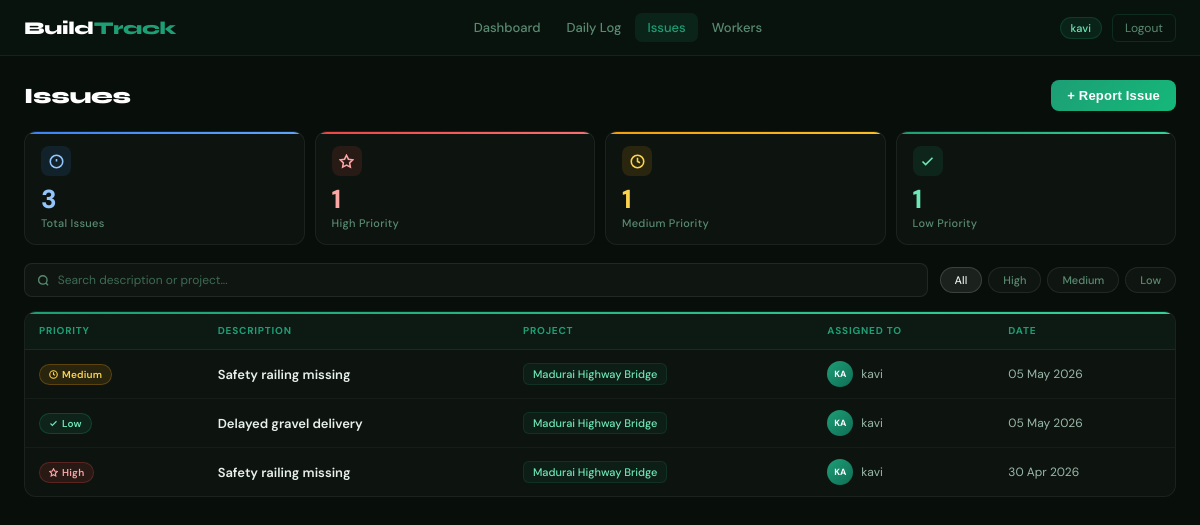
The page /issues/ (signed in) on the database its author committed.
### tracker/models.py (models this page shows, shortened)
class Issue(models.Model):
    PRIORITY=[('high','High'),('medium','Medium'),('low','Low')]
    project=models.ForeignKey(Project,on_delete=models.CASCADE)
    description=models.TextField()
    priority=models.CharField(max_length=20,choices=PRIORITY)
    assigned_to=models.CharField(max_length=100,blank=True)
    reported_by=models.ForeignKey(User,on_delete=models.SET_NULL,null=True)
    created_at=models.DateTimeField(auto_now_add=True)

class Project(models.Model):
    STATUS=[('ongoing','Ongoing'),('delayed','Delayed'),('ontrack','On Track')]
    name=models.CharField(max_length=100)
    status=models.CharField(max_length=20,choices=STATUS)
    deadline=models.CharField(max_length=50)
    completion=models.IntegerField(default=0)
    workers_count=models.IntegerField(default=0)
    created_at=models.DateTimeField(auto_now_add=True)

### tracker/views.py (the view, shortened to what this page needs)
# urls.py: path('issues/', views.issues, name='issues'),
def issues(request):
    if not request.user.is_authenticated:
        return redirect('/login/')
    user = request.user
    is_admin = user.is_superuser
    is_supervisor = user.groups.filter(name='Supervisor').exists()
    is_worker = user.groups.filter(name='Worker').exists()
    if is_admin:
        all_issues = Issue.objects.all().order_by('-created_at')
        projects = Project.objects.all()
    elif is_supervisor:
        worker_profile = Worker.objects.filter(user=user).first()
        if worker_profile and worker_profile.project:
            all_issues = Issue.objects.filter(project=worker_profile.project).order_by('-created_at')
            projects = Project.objects.all()
    elif is_worker:
        worker_profile = Worker.objects.filter(user=user).first()
        if worker_profile and worker_profile.project:
            all_issues = Issue.objects.filter(project=worker_profile.project).order_by('-created_at')
            projects = Project.objects.all()
    return render(request, 'tracker/issues.html', {
        'issues': all_issues,
        'projects': projects,
        'is_admin': is_admin,
        'is_supervisor': is_supervisor,
        'is_worker': is_worker,
        'issues_high':   all_issues.filter(priority='high').count(),    # ← ADD
        'issues_medium': all_issues.filter(priority='medium').count(),  # ← ADD
        'issues_low':    all_issues.filter(priority='low').count(),     # ← ADD
    })

### tracker/templates/tracker/issues.html (shortened to what this page needs)
{% extends 'tracker/base.html' %}
{% block content %}
<div class="page-header">
  <div class="page-title" style="margin:0;">Issues</div>
  <button class="btn-primary" onclick="document.getElementById('issue-modal').style.display='flex'">+ Report Issue</button>
</div>
<div class="log-stats">
  <div class="log-stat-card lsc1">
    <div class="lsc-icon">
      <svg width="15" height="15" viewBox="0 0 24 24" fill="none" stroke="currentColor" stroke-width="2.5"><circle cx="12" cy="12" r="10"/><line x1="12" y1="8" x2="12" y2="12"/><line x1="12" y1="16" x2="12.01" y2="16"/></svg>
    </div>
    <div class="lsc-value">{{ issues.count }}</div>
    <div class="lsc-label">Total Issues</div>
  </div>
  <div class="log-stat-card lsc4">
    <div class="lsc-icon">
      <svg width="15" height="15" viewBox="0 0 24 24" fill="none" stroke="currentColor" stroke-width="2.5"><polygon points="12 2 15.09 8.26 22 9.27 17 14.14 18.18 21.02 12 17.77 5.82 21.02 7 14.14 2 9.27 8.91 8.26 12 2"/></svg>
    </div>
    <div class="lsc-value">{{ issues_high }}</div>
    <div class="lsc-label">High Priority</div>
  </div>
  <div class="log-stat-card lsc3">
    <div class="lsc-icon">
      <svg width="15" height="15" viewBox="0 0 24 24" fill="none" stroke="currentColor" stroke-width="2.5"><circle cx="12" cy="12" r="10"/><polyline points="12 6 12 12 16 14"/></svg>
    </div>
    <div class="lsc-value">{{ issues_medium }}</div>
    <div class="lsc-label">Medium Priority</div>
  </div>
  <div class="log-stat-card lsc2">
    <div class="lsc-icon">
      <svg width="15" height="15" viewBox="0 0 24 24" fill="none" stroke="currentColor" stroke-width="2.5"><polyline points="20 6 9 17 4 12"/></svg>
    </div>
    <div class="lsc-value">{{ issues_low }}</div>
    <div class="lsc-label">Low Priority</div>
  </div>
</div>
<div class="filter-bar">
  <div class="filter-search">
    <svg width="13" height="13" viewBox="0 0 24 24" fill="none" stroke="currentColor" stroke-width="2.5"><circle cx="11" cy="11" r="8"/><line x1="21" y1="21" x2="16.65" y2="16.65"/></svg>
    <input type="text" id="issueSearch" placeholder="Search description or project..." oninput="filterIssues()"/>
  </div>
  <div class="filter-pills">
    <button class="fpill active" onclick="setIssueFilter('all', this)">All</button>
    <button class="fpill fpill-red" onclick="setIssueFilter('high', this)">High</button>
    <button class="fpill fpill-yellow" onclick="setIssueFilter('medium', this)">Medium</button>
    <button class="fpill fpill-green" onclick="setIssueFilter('low', this)">Low</button>
  </div>
</div>
<div class="log-table-wrap">
  <table id="issuesTable">
    <thead>
      <tr>
        <th>Priority</th>
        <th>Description</th>
        <th>Project</th>
        <th>Assigned to</th>
        <th>Date</th>
      </tr>
    </thead>
    <tbody>
      {% for issue in issues %}
      <tr class="issue-row" data-priority="{{ issue.priority }}" data-search="{{ issue.description|lower }} {{ issue.project.name|lower }}">
        <td>
          {% if issue.priority == 'high' %}
            <span class="log-badge lb-issue">
              <svg width="9" height="9" viewBox="0 0 24 24" fill="none" stroke="currentColor" stroke-width="3"><polygon points="12 2 15.09 8.26 22 9.27 17 14.14 18.18 21.02 12 17.77 5.82 21.02 7 14.14 2 9.27 8.91 8.26 12 2"/></svg>
              High
            </span>
          {% elif issue.priority == 'medium' %}
            <span class="log-badge lb-partial">
              <svg width="9" height="9" viewBox="0 0 24 24" fill="none" stroke="currentColor" stroke-width="3"><circle cx="12" cy="12" r="10"/><polyline points="12 6 12 12 16 14"/></svg>
              Medium
            </span>
          {% else %}
            <span class="log-badge lb-done">
              <svg width="9" height="9" viewBox="0 0 24 24" fill="none" stroke="currentColor" stroke-width="3"><polyline points="20 6 9 17 4 12"/></svg>
              Low
            </span>
          {% endif %}
        </td>
        <td><div class="log-project">{{ issue.description }}</div></td>
        <td>
          <div class="log-date-pill">{{ issue.project.name }}</div>
        </td>
        <td>
          <div class="log-user">
            <div class="log-avatar">{{ issue.assigned_to|default:"?"|slice:":2"|upper }}</div>
            <span>{{ issue.assigned_to|default:"Unassigned" }}</span>
          </div>
        </td>
        <td><div class="log-activity">{{ issue.created_at|date:"d M Y" }}</div></td>
      </tr>
      {% endfor %}
    </tbody>
  </table>
</div>
{% endblock %}

### tracker/templates/tracker/base.html (shortened to what this page needs)
{% load static %}
<!DOCTYPE html>
<html lang="en">
<head>
<link rel="stylesheet" href="{% static 'tracker/style.css' %}">
</head>
<body>
{% if user.is_authenticated %}
<nav>
  <div class="nav-logo">Build<span>Track</span></div>
  <div class="nav-links">
    <a href="/dashboard/" {% if request.resolver_match.url_name == 'dashboard' %}class="active"{% endif %}>Dashboard</a>
    <a href="/daily-log/" {% if request.resolver_match.url_name == 'daily_log' %}class="active"{% endif %}>Daily Log</a>
    <a href="/issues/" {% if request.resolver_match.url_name == 'issues' %}class="active"{% endif %}>Issues</a>
    <a href="/workers/" {% if request.resolver_match.url_name == 'workers' %}class="active"{% endif %}>Workers</a>
  </div>
  <div class="nav-right">
    <span class="role-tag">{{ user.username }}</span>
    <a href="/logout/" class="logout-btn">Logout</a>
  </div>
</nav>
{% endif %}
<div class="body">
{% block content %}{% endblock %}
</div>
</body>
</html>

### rows shown on the page
Issue: priority "medium" (drawn), description "Safety railing missing", project.name "Madurai Highway Bridge", assigned_to "KA", assigned_to "kavi", created_at "05 May 2026"
Issue: priority "low" (drawn), description "Delayed gravel delivery", project.name "Madurai Highway Bridge", assigned_to "KA", assigned_to "kavi", created_at "05 May 2026"
Issue: priority "high" (drawn), description "Safety railing missing", project.name "Madurai Highway Bridge", assigned_to "KA", assigned_to "kavi", created_at "30 Apr 2026"

### other values the page prints
{{ user.username }} "kavi"
{{ issues.count }} "3"
{{ issues_high }} "1"
{{ issues_medium }} "1"
{{ issues_low }} "1"
